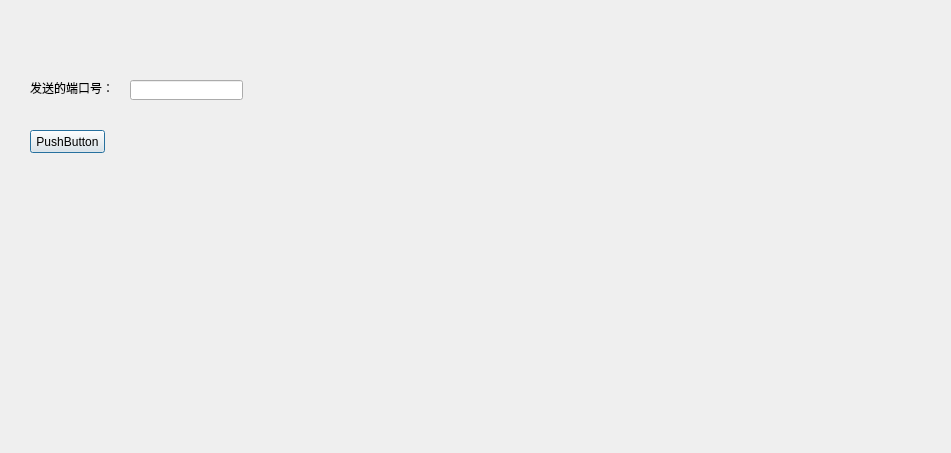
<?xml version="1.0" encoding="UTF-8"?>
<ui version="4.0">
 <class>Dialog</class>
 <widget class="QDialog" name="Dialog">
  <property name="geometry">
   <rect>
    <x>0</x>
    <y>0</y>
    <width>951</width>
    <height>453</height>
   </rect>
  </property>
  <property name="windowTitle">
   <string>Dialog</string>
  </property>
  <widget class="QPushButton" name="pushButton">
   <property name="geometry">
    <rect>
     <x>30</x>
     <y>130</y>
     <width>75</width>
     <height>23</height>
    </rect>
   </property>
   <property name="text">
    <string>PushButton</string>
   </property>
  </widget>
  <widget class="QLineEdit" name="lineEdit">
   <property name="geometry">
    <rect>
     <x>130</x>
     <y>80</y>
     <width>113</width>
     <height>20</height>
    </rect>
   </property>
  </widget>
  <widget class="QLabel" name="label">
   <property name="geometry">
    <rect>
     <x>30</x>
     <y>80</y>
     <width>101</width>
     <height>16</height>
    </rect>
   </property>
   <property name="text">
    <string>发送的端口号：</string>
   </property>
  </widget>
 </widget>
 <resources/>
 <connections/>
</ui>
